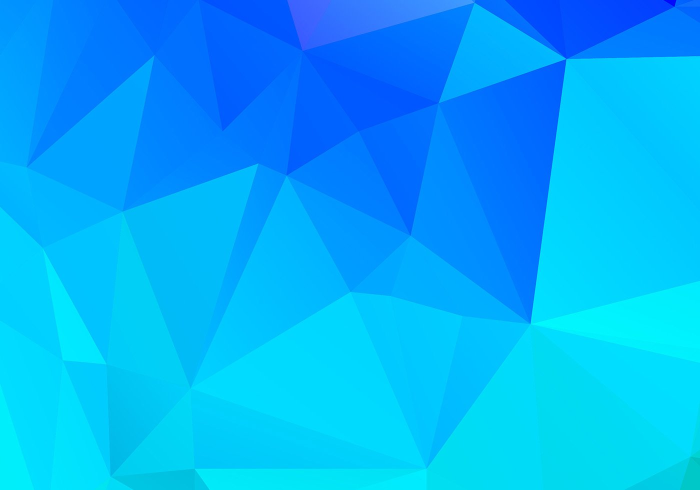
%> input picture exercises/4/test.jpg, 1400 x 980 px (shown at 1/2 size)
$ octave main.m   (GNU Octave 9; MATLAB toolbox functions it lacks are replaced by stand-ins)
%> lines starting %> are read from the running program, lines starting %| are printed output that depends on the picture
close all;
clear;

im = imread('test.jpg');
%> im is the input picture: size 980x1400x3 uint8; mean R, G, B 1.4, 174.8, 252.5
im = rgb2gray(im);
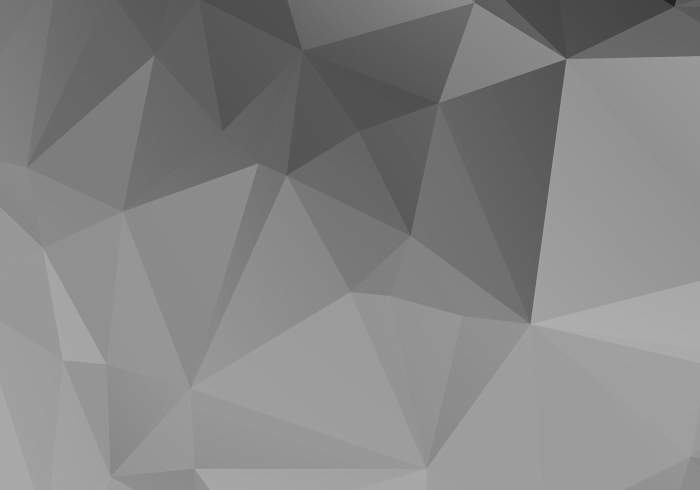
%> im: size 980x1400 uint8 (shown at 1/2 size); min 30, max 178, mean 131.8

x = 500;
y = 500;

min_theta = 0;
max_theta = pi;
L_theta = 500;
delta_theta = (max_theta - min_theta) / L_theta;

r_min = 1;
r_max = 300;
L_r = (r_max - r_min) + 1;

im_out = zeros(L_r, L_theta);

for r = r_min:r_max
    for theta_index = 1:L_theta
        theta = theta_index * delta_theta + min_theta;
        x_im = ceil(x + r*cos(theta));
        y_im = ceil(y + r*sin(theta));
        im_out(r, theta_index) = im(x_im, y_im);
    end
end
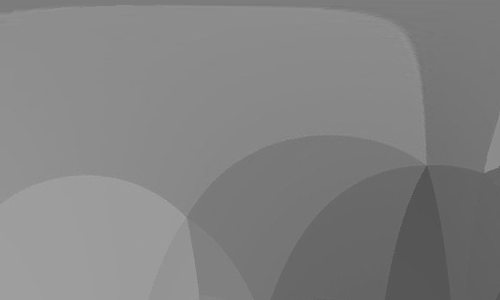
%> im_out: size 300x500 double; min 81, max 162, mean 130.1

figure, imshow(im);
figure, imshow(uint8(im_out));
